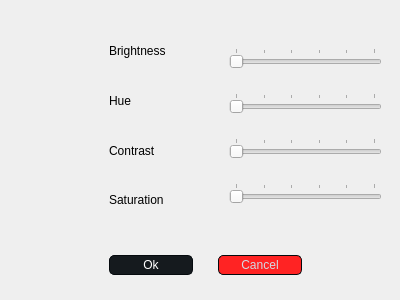
<?xml version="1.0" encoding="UTF-8"?>
<ui version="4.0">
 <class>Settings</class>
 <widget class="QDialog" name="Settings">
  <property name="geometry">
   <rect>
    <x>0</x>
    <y>0</y>
    <width>400</width>
    <height>300</height>
   </rect>
  </property>
  <property name="minimumSize">
   <size>
    <width>400</width>
    <height>300</height>
   </size>
  </property>
  <property name="maximumSize">
   <size>
    <width>400</width>
    <height>300</height>
   </size>
  </property>
  <property name="windowTitle">
   <string>Settings</string>
  </property>
  <property name="windowIcon">
   <iconset resource="../resources.qrc">
    <normaloff>:/assets/settings.ico</normaloff>:/assets/settings.ico</iconset>
  </property>
  <property name="styleSheet">
   <string notr="true">QPushButton{
	border-style: solid;
	border-color: #050a0e;
	border-width: 1px;
	border-radius: 5px;
	color: #d3dae3;
	padding: 2px;
	background-color: #100E19;
}
QPushButton::default{
	border-style: solid;
	border-color: #050a0e;
	border-width: 1px;
	border-radius: 5px;
	color: #FFFFFF;
	padding: 2px;
	background-color: #151a1e;
}
QPushButton:hover{
	border-style: solid;
	border-top-color: qlineargradient(spread:pad, x1:0, y1:1, x2:1, y2:1, stop:0 #C0DB50, stop:0.4 #C0DB50, stop:0.5 #100E19, stop:1 #100E19);
    border-bottom-color: qlineargradient(spread:pad, x1:0, y1:1, x2:1, y2:1, stop:0 #100E19, stop:0.5 #100E19, stop:0.6 #C0DB50, stop:1 #C0DB50);
    border-left-color: qlineargradient(spread:pad, x1:0, y1:0, x2:0, y2:1, stop:0 #C0DB50, stop:0.3 #C0DB50, stop:0.7 #100E19, stop:1 #100E19);
    border-right-color: qlineargradient(spread:pad, x1:0, y1:1, x2:0, y2:0, stop:0 #C0DB50, stop:0.3 #C0DB50, stop:0.7 #100E19, stop:1 #100E19);
	border-width: 2px;
    border-radius: 1px;color: #d3dae3;padding: 2px;
}
QPushButton:pressed{
	border-style: solid;
	border-top-color: qlineargradient(spread:pad, x1:0, y1:1, x2:1, y2:1, stop:0 #d33af1, stop:0.4 #d33af1, stop:0.5 #100E19, stop:1 #100E19);
    border-bottom-color: qlineargradient(spread:pad, x1:0, y1:1, x2:1, y2:1, stop:0 #100E19, stop:0.5 #100E19, stop:0.6 #d33af1, stop:1 #d33af1);
    border-left-color: qlineargradient(spread:pad, x1:0, y1:0, x2:0, y2:1, stop:0 #d33af1, stop:0.3 #d33af1, stop:0.7 #100E19, stop:1 #100E19);
    border-right-color: qlineargradient(spread:pad, x1:0, y1:1, x2:0, y2:0, stop:0 #d33af1, stop:0.3 #d33af1, stop:0.7 #100E19, stop:1 #100E19);
	border-width: 2px;
    border-radius: 1px;color: #d3dae3;padding: 2px;}
QFrame{
	border:none;
}</string>
  </property>
  <widget class="QFrame" name="frame">
   <property name="geometry">
    <rect>
     <x>20</x>
     <y>20</y>
     <width>61</width>
     <height>211</height>
    </rect>
   </property>
   <property name="frameShape">
    <enum>QFrame::StyledPanel</enum>
   </property>
   <property name="frameShadow">
    <enum>QFrame::Raised</enum>
   </property>
   <layout class="QVBoxLayout" name="verticalLayout">
    <item>
     <widget class="QLabel" name="brightnessPixmap">
      <property name="text">
       <string/>
      </property>
      <property name="pixmap">
       <pixmap resource="../resources.qrc">:/assets/brightness.ico</pixmap>
      </property>
      <property name="scaledContents">
       <bool>true</bool>
      </property>
     </widget>
    </item>
    <item>
     <widget class="QLabel" name="huePixmap">
      <property name="text">
       <string/>
      </property>
      <property name="pixmap">
       <pixmap resource="../resources.qrc">:/assets/hue.ico</pixmap>
      </property>
      <property name="scaledContents">
       <bool>true</bool>
      </property>
     </widget>
    </item>
    <item>
     <widget class="QLabel" name="contrastPixmap">
      <property name="text">
       <string/>
      </property>
      <property name="pixmap">
       <pixmap resource="../resources.qrc">:/assets/contrast.ico</pixmap>
      </property>
      <property name="scaledContents">
       <bool>true</bool>
      </property>
     </widget>
    </item>
    <item>
     <widget class="QLabel" name="saturationPixmap">
      <property name="text">
       <string/>
      </property>
      <property name="pixmap">
       <pixmap resource="../resources.qrc">:/assets/saturation.ico</pixmap>
      </property>
      <property name="scaledContents">
       <bool>true</bool>
      </property>
     </widget>
    </item>
   </layout>
  </widget>
  <widget class="QFrame" name="frame_2">
   <property name="geometry">
    <rect>
     <x>100</x>
     <y>20</y>
     <width>101</width>
     <height>211</height>
    </rect>
   </property>
   <property name="frameShape">
    <enum>QFrame::StyledPanel</enum>
   </property>
   <property name="frameShadow">
    <enum>QFrame::Raised</enum>
   </property>
   <layout class="QVBoxLayout" name="verticalLayout_2">
    <item>
     <widget class="QLabel" name="brightnessLabel">
      <property name="text">
       <string>Brightness</string>
      </property>
     </widget>
    </item>
    <item>
     <widget class="QLabel" name="hueLabel">
      <property name="text">
       <string>Hue</string>
      </property>
     </widget>
    </item>
    <item>
     <widget class="QLabel" name="contrastLabel">
      <property name="text">
       <string>Contrast</string>
      </property>
     </widget>
    </item>
    <item>
     <widget class="QLabel" name="saturationLabel">
      <property name="text">
       <string>Saturation</string>
      </property>
     </widget>
    </item>
   </layout>
  </widget>
  <widget class="QFrame" name="frame_3">
   <property name="geometry">
    <rect>
     <x>220</x>
     <y>20</y>
     <width>171</width>
     <height>211</height>
    </rect>
   </property>
   <property name="frameShape">
    <enum>QFrame::StyledPanel</enum>
   </property>
   <property name="frameShadow">
    <enum>QFrame::Raised</enum>
   </property>
   <layout class="QVBoxLayout" name="verticalLayout_3">
    <item>
     <widget class="QSlider" name="brightnessSlider">
      <property name="cursor">
       <cursorShape>OpenHandCursor</cursorShape>
      </property>
      <property name="maximum">
       <number>100</number>
      </property>
      <property name="orientation">
       <enum>Qt::Horizontal</enum>
      </property>
      <property name="tickPosition">
       <enum>QSlider::TicksAbove</enum>
      </property>
      <property name="tickInterval">
       <number>20</number>
      </property>
     </widget>
    </item>
    <item>
     <widget class="QSlider" name="hueSlider">
      <property name="cursor">
       <cursorShape>OpenHandCursor</cursorShape>
      </property>
      <property name="maximum">
       <number>100</number>
      </property>
      <property name="orientation">
       <enum>Qt::Horizontal</enum>
      </property>
      <property name="tickPosition">
       <enum>QSlider::TicksAbove</enum>
      </property>
      <property name="tickInterval">
       <number>20</number>
      </property>
     </widget>
    </item>
    <item>
     <widget class="QSlider" name="contrastSlider">
      <property name="cursor">
       <cursorShape>OpenHandCursor</cursorShape>
      </property>
      <property name="maximum">
       <number>100</number>
      </property>
      <property name="orientation">
       <enum>Qt::Horizontal</enum>
      </property>
      <property name="tickPosition">
       <enum>QSlider::TicksAbove</enum>
      </property>
      <property name="tickInterval">
       <number>20</number>
      </property>
     </widget>
    </item>
    <item>
     <widget class="QSlider" name="saturationSlider">
      <property name="cursor">
       <cursorShape>OpenHandCursor</cursorShape>
      </property>
      <property name="maximum">
       <number>100</number>
      </property>
      <property name="orientation">
       <enum>Qt::Horizontal</enum>
      </property>
      <property name="tickPosition">
       <enum>QSlider::TicksAbove</enum>
      </property>
      <property name="tickInterval">
       <number>20</number>
      </property>
     </widget>
    </item>
   </layout>
  </widget>
  <widget class="QFrame" name="frame_4">
   <property name="geometry">
    <rect>
     <x>100</x>
     <y>240</y>
     <width>211</width>
     <height>51</height>
    </rect>
   </property>
   <property name="frameShape">
    <enum>QFrame::StyledPanel</enum>
   </property>
   <property name="frameShadow">
    <enum>QFrame::Raised</enum>
   </property>
   <layout class="QHBoxLayout" name="horizontalLayout">
    <property name="spacing">
     <number>25</number>
    </property>
    <item>
     <widget class="QPushButton" name="ok">
      <property name="text">
       <string>Ok</string>
      </property>
     </widget>
    </item>
    <item>
     <widget class="QPushButton" name="cancel">
      <property name="styleSheet">
       <string notr="true">background-color:rgb(255, 35, 35)</string>
      </property>
      <property name="text">
       <string>Cancel</string>
      </property>
     </widget>
    </item>
   </layout>
  </widget>
 </widget>
 <resources>
  <include location="../resources.qrc"/>
 </resources>
 <connections/>
</ui>
